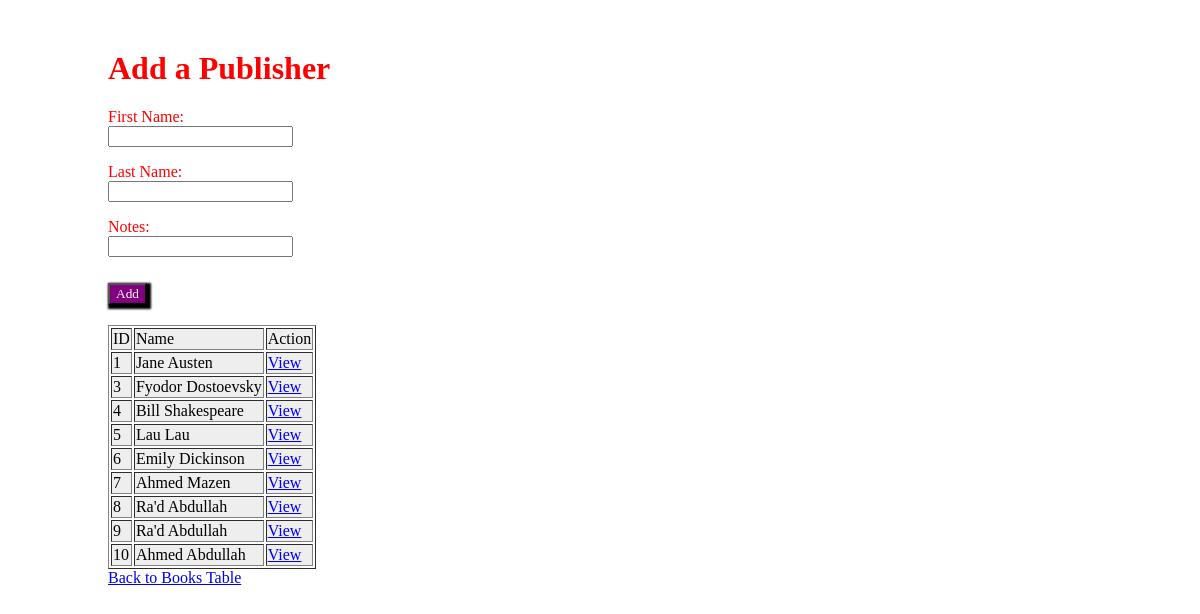
The app's page /authors with its own data.
### App/models.py (models this page shows)
class Publisher(models.Model):
	first_name = models.CharField(max_length=255)
	last_name = models.CharField(max_length=255)
	notes=models.TextField(default = 'The Publisher is Dead !')
	books = models.ManyToManyField(Book, related_name="publishers")
	created_at = models.DateTimeField(auto_now_add=True)
	updated_at = models.DateTimeField(auto_now=True)

### App/views.py (the view)
# urls.py: path('authors', views.index1),
def index1(request):
    context={
        'publishers':Publisher.objects.all()
    }
    return render (request , 'index1.html' , context)

### App/templates/index1.html (shortened to what this page needs)
<!DOCTYPE html>
<html lang="en">
<head>
</head>
<body>
    <main>
        <form action="/addPublisher" , method="post">
            <h1>Add a Publisher</h1>
            <p>First Name: <span><input type="text" name="first_name"></span></p>
            <p>Last Name: <span><input type="text" name="last_name"></span> </p>
            <p>Notes: <span><input type="text" name="notes"></span> </p>
            <input class="btn" type="submit" , value="Add">
        </form>
        <table border="1">
            <thead>
                <td>ID</td>
                <td>Name</td>
                <td>Action</td>
            </thead>
            {%for pup in publishers%}
            <tr>
                <td>{{pup.id}}</td>
                <td>{{pup.first_name}} {{pup.last_name}}</td>
                <td><a href="/publishers/{{pup.id}}">View</a></td>
            </tr>
            {%endfor%}
        </table>
        <a href="/goToBooks">Back to Books Table</a>
    </main>
</body>
</html>

### App/templates/index1.html (style rules this page uses)
main { margin-top: 50px; margin-left: 100px; }
h1 , p { color: red; font-family: cursive; }
.btn { box-shadow: 2px 2px 2px 2px black; background-color: purple; color: white; font-family: cursive; margin-right: 50px; margin-top: 10px; }
tr { background-color: #eeeeee; font-family: cursive }
table { margin-top: 20px; }
span { display: flex; justify-content: flex-start }

### records on screen
Publisher: id "1", first_name "Jane", last_name "Austen"
Publisher: id "3", first_name "Fyodor", last_name "Dostoevsky"
Publisher: id "4", first_name "Bill", last_name "Shakespeare"
Publisher: id "5", first_name "Lau", last_name "Lau"
Publisher: id "6", first_name "Emily", last_name "Dickinson"
Publisher: id "7", first_name "Ahmed", last_name "Mazen"
Publisher: id "8", first_name "Ra'd", last_name "Abdullah"
Publisher: id "9", first_name "Ra'd", last_name "Abdullah"
Publisher: id "10", first_name "Ahmed", last_name "Abdullah"
